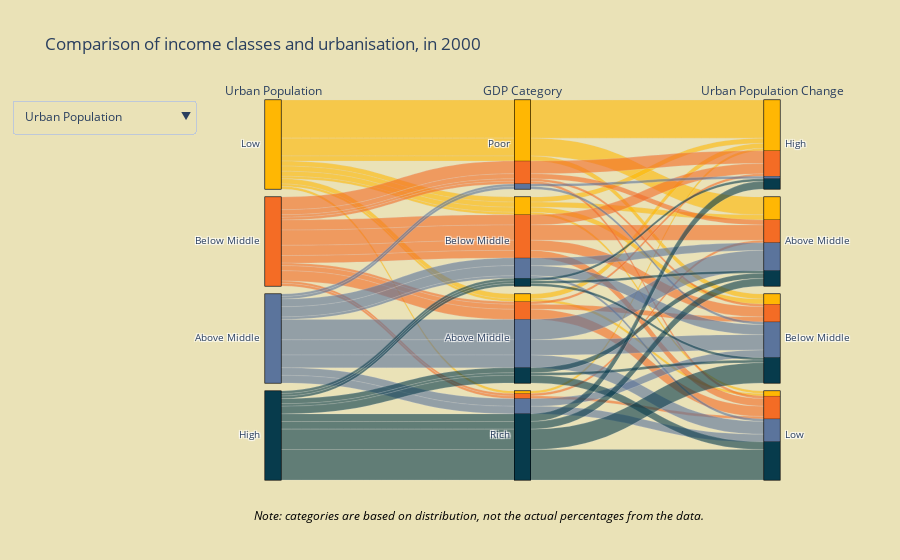

Notebook code cell kept with this figure:
### Markdown cell above
An idea that many people share of less developed countries is that the population of those countries mainly live on farms, in smaller villages, etc. More wealthy countries seem to invest more in their cities; building skyscrapers, investing in universities, and creating large suburbs. This idea would favor the pro-urbanisation side of this debate. To put this to the test, the percentage of the population living in urban areas is compared to the GDP category. GDP stands for 'gross domestic product', and is an accessible way to compare the wealth of nations and regions. For this graph the countries have been split up into quartiles.

### Code cell
urban_percent_df = pd.read_csv('urban_data_percent.csv')
urban_percent_change_df = pd.read_csv('Urban_data_percent_change.csv')
gdp_df = pd.read_csv('pivoted_gdp_per_capita.csv')

merged_df = pd.merge(gdp_df, urban_percent_df, left_on='Entity', right_on='Region, subregion, country or area')
merged_df = pd.merge(merged_df, urban_percent_change_df, left_on='Entity', right_on='Region, subregion, country or area')

merged_df['2000_y'] = merged_df['2000_y'].str.replace(',', '.')
merged_df['2000_y'] = pd.to_numeric(merged_df['2000_y'], errors='coerce')

merged_df['2000-2005'] = merged_df['2000-2005'].str.replace(',', '.')
merged_df['2000-2005'] = pd.to_numeric(merged_df['2000-2005'], errors='coerce')

merged_df = merged_df.dropna(subset=['2000_x', '2000_y', '2000-2005']).copy()

merged_df['urban_pop_category'] = pd.qcut(merged_df['2000_y'], q=4, labels=['Low', 'Below Middle', 'Above Middle', 'High'])
merged_df['gdp_category'] = pd.qcut(merged_df['2000_x'], q=4, labels=['Poor', 'Below Middle', 'Above Middle', 'Rich'])
merged_df['urban_pop_category_change'] = pd.qcut(merged_df['2000-2005'], q=4, labels=['Low', 'Below Middle', 'Above Middle', 'High'])

color_palette = ['#FFB703', '#F77F00', '#EF476F', '#118AB2', '#073B4C']

colorscale = [[i / (len(color_palette) - 1), color] for i, color in enumerate(color_palette)]

gdp_category_counts = merged_df['gdp_category'].value_counts(normalize=True).sort_index()
urban_pop_category_counts = merged_df['urban_pop_category'].value_counts(normalize=True).sort_index()
urban_pop_category_change_counts = merged_df['urban_pop_category_change'].value_counts(normalize=True).sort_index(ascending=False)

gdp_category_sorted = gdp_category_counts.index.tolist()
urban_pop_category_sorted = urban_pop_category_counts.index.tolist()
urban_pop_category_change_sorted = urban_pop_category_change_counts.index.tolist()

fig1 = go.Figure(go.Parcats(
    dimensions=[
        {
            'label': 'Urban Population',
            'values': merged_df['urban_pop_category'],
            'categoryorder': 'array',
            'categoryarray': urban_pop_category_sorted
        },
        {
            'label': 'GDP Category',
            'values': merged_df['gdp_category'],
            'categoryorder': 'array',
            'categoryarray': gdp_category_sorted
        },
        {
            'label': 'Urban Population Change',
            'values': merged_df['urban_pop_category_change'],
            'categoryorder': 'array',
            'categoryarray': urban_pop_category_change_sorted
        },
    ],
    line={'color': merged_df['urban_pop_category'].cat.codes, 'colorscale': colorscale},
))

fig1.update_traces(line_shape='hspline', selector=dict(type='parcats'))
fig1.update_layout(title="Comparison of income classes and urbanisation, in 2000", height=500)

update_menus = [
    {
        'buttons': [
            {
                'label': 'Urban Population',
                'method': 'restyle',
                'args': [{'line.color': [merged_df['urban_pop_category'].cat.codes]}]
            },
            {
                'label': 'GDP Category',
                'method': 'restyle',
                'args': [{'line.color': [merged_df['gdp_category'].cat.codes]}]
            },
            {
                'label': 'Urban Population Change',
                'method': 'restyle',
                'args': [{'line.color': [merged_df['urban_pop_category_change'].cat.codes]}]
            }
        ],
        'direction': 'down',
        'showactive': True,
    }
]


fig1.update_layout(
    updatemenus=update_menus
)
fig1.add_annotation(dict(font=dict(color='black', size=12),
                         x=0.045,
                         y=-0.12,
                         showarrow=False,
                         text="<span style='font-style: italic;'>Note: categories are based on distribution, not the actual percentages from the data.</span>",
                         textangle=0,
                         xanchor='left',
                         xref="paper",
                         yref="paper"))
fig1.update_layout(
    title="Comparison of income classes and urbanisation, in 2000",
    height=500,
    plot_bgcolor='#eae2b7',
    paper_bgcolor='#eae2b7'
)

fig1.show()

### Figure 1 — Plotly figure (JSON) as saved in the notebook; plotly's stock layout.template omitted (floating-point values rounded to 4 significant figures; data arrays with more than 128 entries replaced by an {"elided": "..."} marker saying what was removed)
{"data": [{"dimensions": [{"categoryarray": ["Low", "Below Middle", "Above Middle", "High"], "categoryorder": "array", "label": "Urban Population", "values": {"elided": "140 str values"}}, {"categoryarray": ["Poor", "Below Middle", "Above Middle", "Rich"], "categoryorder": "array", "label": "GDP Category", "values": {"elided": "140 str values"}}, {"categoryarray": ["High", "Above Middle", "Below Middle", "Low"], "categoryorder": "array", "label": "Urban Population Change", "values": {"elided": "140 str values"}}], "line": {"color": {"elided": "140 int values"}, "colorscale": [[0, "#FFB703"], [0.25, "#F77F00"], [0.5, "#EF476F"], [0.75, "#118AB2"], [1, "#073B4C"]], "shape": "hspline"}, "type": "parcats"}], "layout": {"annotations": [{"font": {"color": "black", "size": 12}, "showarrow": false, "text": "<span style='font-style: italic;'>Note: categories are based on distribution, not the actual percentages from the data.</span>", "textangle": 0, "x": 0.045, "xanchor": "left", "xref": "paper", "y": -0.12, "yref": "paper"}], "autosize": true, "paper_bgcolor": "#eae2b7", "plot_bgcolor": "#eae2b7", "title": {"text": "Comparison of income classes and urbanisation, in 2000"}, "updatemenus": [{"buttons": [{"args": [{"line.color": {"elided": "1x140 int values"}}], "label": "Urban Population", "method": "restyle"}, {"args": [{"line.color": {"elided": "1x140 int values"}}], "label": "GDP Category", "method": "restyle"}, {"args": [{"line.color": {"elided": "1x140 int values"}}], "label": "Urban Population Change", "method": "restyle"}], "direction": "down", "showactive": true}]}}
